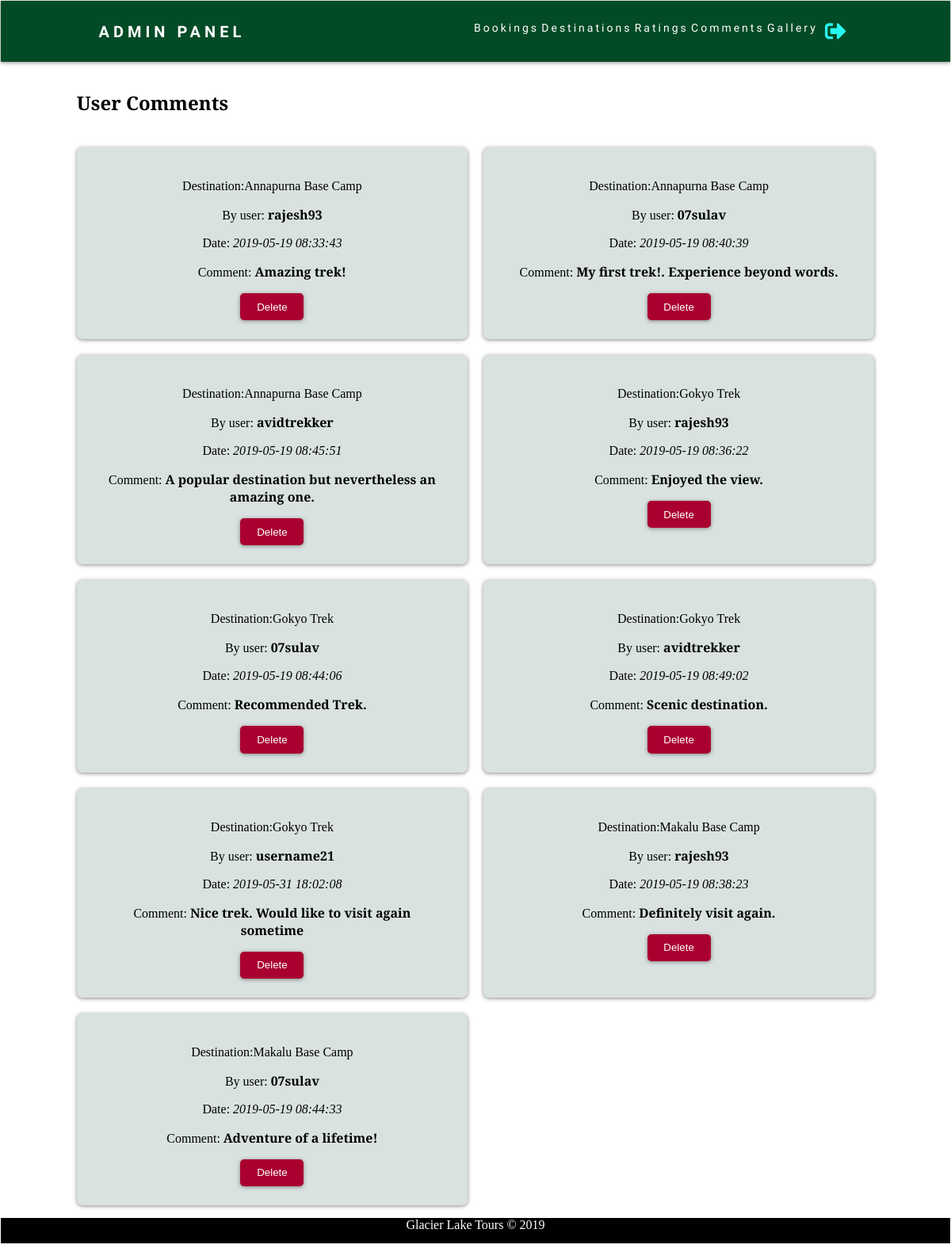
The page /adcomments.php (signed in) on the database its author committed.
### tables this page shows
CREATE TABLE `comments` (
  `cid` int(11) NOT NULL,
  `destid` varchar(11) NOT NULL,
  `uid` varchar(11) NOT NULL,
  `date` datetime NOT NULL,
  `message` text NOT NULL
);

CREATE TABLE `destination` (
  `destid` int(11) NOT NULL,
  `destname` varchar(128) NOT NULL,
  `cost` int(11) NOT NULL,
  `overview` text NOT NULL,
  `days` int(11) NOT NULL,
  `descrip` text NOT NULL,
  `destimg` varchar(128) NOT NULL,
  `bdays` int(11) NOT NULL,
  `bcost` int(11) NOT NULL
);

CREATE TABLE `user` (
  `id` int(11) NOT NULL,
  `username` varchar(128) NOT NULL,
  `email` varchar(128) NOT NULL,
  `password` varchar(128) NOT NULL,
  `profimg` varchar(128) NOT NULL DEFAULT 'userlog.png',
  `level` tinyint(2) NOT NULL DEFAULT '0'
);

### adcomments.php (the view, shortened to what this page needs)
<?php
	include('includes/header3.php');
?>
<!DOCTYPE html>
<html>
<head>
	<link rel="stylesheet" type="text/css" href="css/rstyle.css">
</head>
<body>
	<div class="wrapper">
		<h2>User Comments</h2>
		<div class="boxg">
		<?php
			$sql = "SELECT * FROM comments ORDER BY destid";
			$result = mysqli_query($connection, $sql);
			while ($row = mysqli_fetch_assoc($result)) {
				$id = $row['uid'];
				$destid = $row['destid'];
				$sql2 = "SELECT * FROM user WHERE id='$id'";
				$result2 = mysqli_query($connection, $sql2);
				$row2 = mysqli_fetch_assoc($result2);
				$sql3 = "SELECT * FROM destination WHERE destid='$destid'";
				$result3 = mysqli_query($connection, $sql3);
				$row3 = mysqli_fetch_assoc($result3);
				echo "<div class='box'>
				<form class='cmt' method='POST' action=''>
				<p>Destination:".$row3['destname']."</p>
				<p>By user: <strong>".$row2['username']."</strong></p>
				<p>Date: <i>".$row['date']."</i></p>
				<p>Comment: <strong>".$row['message']."</strong></p>
				<input type='hidden' name='cid' value='".$row['cid']."'>
				<button class='btnx' type='submit' name='delcmt'>Delete</button>
				</form>
				</div>";
				}
	?>
	</div>
	</div>
	<footer>
			<p>Glacier Lake Tours &copy; 2019</p>
	</footer>
</body>
</html>

### css/style.css (style rules this page uses)
body { display: block;; background: white; margin: 1px !important; font-family: 'Alegreya', serif; }
.btnx { background: #aa0030; color: white; padding: 0.6rem 1.3rem; text-decoration: none; border: 0; border-radius: 5px; box-shadow: 0 1px 5px rgba(104, 104, 104, 0.8); cursor: pointer }
.wrapper { margin:1px 8%; display: grid; grid-gap: 20px; }
.boxg { display: grid; grid-gap: 20px; grid-template-columns: repeat(auto-fit, minmax(450px, 1fr)); }
.box { background: #d9e2e1; text-align: center; padding: 1.5rem 2rem; box-shadow: 0 1px 5px rgba(104, 104, 104, 0.8); border-radius: 7px; }
footer { background: black; color: white; }
footer p { text-align: center; height: 2rem; }

### rows shown on the page
comments: destid.destname "Annapurna Base Camp", uid.username "rajesh93", date "2019-05-19 08:33:43", message "Amazing trek!"
comments: destid.destname "Annapurna Base Camp", uid.username "07sulav", date "2019-05-19 08:40:39", message "My first trek!. Experience beyond words."
comments: destid.destname "Annapurna Base Camp", uid.username "avidtrekker", date "2019-05-19 08:45:51", message "A popular destination but nevertheless an amazing one."
comments: destid.destname "Gokyo Trek", uid.username "rajesh93", date "2019-05-19 08:36:22", message "Enjoyed the view."
comments: destid.destname "Gokyo Trek", uid.username "07sulav", date "2019-05-19 08:44:06", message "Recommended Trek."
comments: destid.destname "Gokyo Trek", uid.username "avidtrekker", date "2019-05-19 08:49:02", message "Scenic destination."
comments: destid.destname "Gokyo Trek", uid.username "username21", date "2019-05-31 18:02:08", message "Nice trek. Would like to visit again sometime"
comments: destid.destname "Makalu Base Camp", uid.username "rajesh93", date "2019-05-19 08:38:23", message "Definitely visit again."
comments: destid.destname "Makalu Base Camp", uid.username "07sulav", date "2019-05-19 08:44:33", message "Adventure of a lifetime!"
